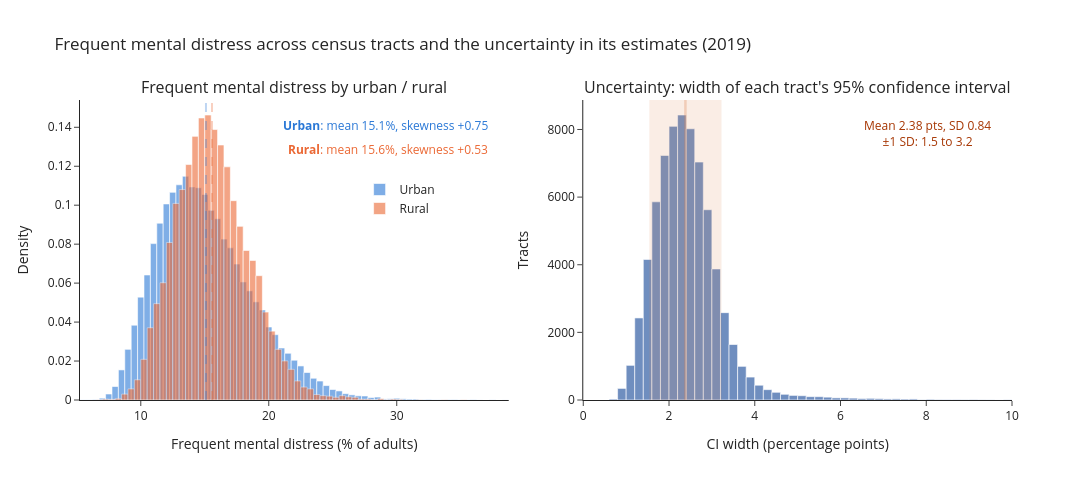

The notebook cell saved with this chart:
### Markdown cell above
The sample is 70,333 tracts in 49 states plus DC (New Jersey has no mental distress data in this release).
Three-quarters are urban (53,191; 76%) and one-quarter rural (17,142; 24%). Urban tracts dominate any pooled ("all tracts") result,
so urban and rural are also examined separately throughout.

### Code cell
import numpy as np
from plotly.subplots import make_subplots

colors = {"Urban": "#2a78d6", "Rural": "#eb6834"}
fig = make_subplots(rows=1, cols=2, horizontal_spacing=0.08,
                    subplot_titles=["Frequent mental distress by urban / rural",
                                    "Uncertainty: width of each tract's 95% confidence interval"])

# Left: distribution of mental distress, urban vs rural, with mean line and stats per group
for i, (area, color) in enumerate(colors.items()):
    values = tracts.loc[tracts["Area"] == area, "Data_Value"]
    mean, skew = values.mean(), values.skew()
    fig.add_histogram(x=values, name=area, marker_color=color, opacity=0.6, nbinsx=100,
                      histnorm="probability density", row=1, col=1)
    fig.add_vline(x=mean, line_color=color, line_dash="dash", line_width=2, row=1, col=1)   # mean line
    fig.add_annotation(x=0.44, y=0.95 - 0.08 * i, xref="paper", yref="paper", xanchor="right", showarrow=False,
                       text=f"<b>{area}</b>: mean {mean:.1f}%, skewness {skew:+.2f}", font=dict(color=color, size=12))

# Right: distribution of confidence interval widths, with mean line and +/- 1 SD band
ci_width = tracts["High_Confidence_Limit"] - tracts["Low_Confidence_Limit"]
mean, sd = ci_width.mean(), ci_width.std()
fig.add_histogram(x=ci_width, marker_color="#4C72B0", opacity=0.8, xbins=dict(start=0, end=10, size=0.2),
                  showlegend=False, row=1, col=2)
fig.add_vrect(x0=mean - sd, x1=mean + sd, fillcolor="#DD8452", opacity=0.15, line_width=0, row=1, col=2)  # +/- 1 SD
fig.add_vline(x=mean, line_color="#DD8452", line_width=2.5, row=1, col=2)                                 # mean
fig.add_annotation(x=0.98, y=0.95, xref="paper", yref="paper", xanchor="right", showarrow=False,
                   text=f"Mean {mean:.2f} pts, SD {sd:.2f}<br>±1 SD: {mean - sd:.1f} to {mean + sd:.1f}",
                   font=dict(color="#a63603", size=12))

fig.update_layout(barmode="overlay", template="simple_white", width=1300, height=480,
                  title="Frequent mental distress across census tracts and the uncertainty in its estimates (2019)",
                  legend=dict(x=0.3, y=0.75))
fig.update_xaxes(title_text="Frequent mental distress (% of adults)", row=1, col=1)
fig.update_xaxes(title_text="CI width (percentage points)", range=[0, 10], row=1, col=2)
fig.update_yaxes(title_text="Density", row=1, col=1)
fig.update_yaxes(title_text="Tracts", row=1, col=2)
fig.show()

### Figure 1 — Plotly figure (JSON) as saved in the notebook; plotly's stock layout.template omitted (floating-point values rounded to 4 significant figures; data arrays with more than 128 entries replaced by an {"elided": "..."} marker saying what was removed)
{"data": [{"histnorm": "probability density", "marker": {"color": "#2a78d6"}, "name": "Urban", "nbinsx": 100, "opacity": 0.6, "type": "histogram", "x": {"elided": "53191 float values"}, "xaxis": "x", "yaxis": "y"}, {"histnorm": "probability density", "marker": {"color": "#eb6834"}, "name": "Rural", "nbinsx": 100, "opacity": 0.6, "type": "histogram", "x": {"elided": "17142 float values"}, "xaxis": "x", "yaxis": "y"}, {"marker": {"color": "#4C72B0"}, "opacity": 0.8, "showlegend": false, "type": "histogram", "x": {"elided": "70333 float values"}, "xaxis": "x2", "xbins": {"end": 10, "size": 0.2, "start": 0}, "yaxis": "y2"}], "layout": {"annotations": [{"font": {"size": 16}, "showarrow": false, "text": "Frequent mental distress by urban / rural", "x": 0.23, "xanchor": "center", "xref": "paper", "y": 1, "yanchor": "bottom", "yref": "paper"}, {"font": {"size": 16}, "showarrow": false, "text": "Uncertainty: width of each tract's 95% confidence interval", "x": 0.77, "xanchor": "center", "xref": "paper", "y": 1, "yanchor": "bottom", "yref": "paper"}, {"font": {"color": "#2a78d6", "size": 12}, "showarrow": false, "text": "<b>Urban</b>: mean 15.1%, skewness +0.75", "x": 0.44, "xanchor": "right", "xref": "paper", "y": 0.95, "yref": "paper"}, {"font": {"color": "#eb6834", "size": 12}, "showarrow": false, "text": "<b>Rural</b>: mean 15.6%, skewness +0.53", "x": 0.44, "xanchor": "right", "xref": "paper", "y": 0.87, "yref": "paper"}, {"font": {"color": "#a63603", "size": 12}, "showarrow": false, "text": "Mean 2.38 pts, SD 0.84<br>±1 SD: 1.5 to 3.2", "x": 0.98, "xanchor": "right", "xref": "paper", "y": 0.95, "yref": "paper"}], "barmode": "overlay", "height": 480, "legend": {"x": 0.3, "y": 0.75}, "shapes": [{"line": {"color": "#2a78d6", "dash": "dash", "width": 2}, "type": "line", "x0": 15.09, "x1": 15.09, "xref": "x", "y0": 0, "y1": 1, "yref": "y domain"}, {"line": {"color": "#eb6834", "dash": "dash", "width": 2}, "type": "line", "x0": 15.56, "x1": 15.56, "xref": "x", "y0": 0, "y1": 1, "yref": "y domain"}, {"fillcolor": "#DD8452", "line": {"width": 0}, "opacity": 0.15, "type": "rect", "x0": 1.541, "x1": 3.224, "xref": "x2", "y0": 0, "y1": 1, "yref": "y2 domain"}, {"line": {"color": "#DD8452", "width": 2.5}, "type": "line", "x0": 2.382, "x1": 2.382, "xref": "x2", "y0": 0, "y1": 1, "yref": "y2 domain"}], "title": {"text": "Frequent mental distress across census tracts and the uncertainty in its estimates (2019)"}, "width": 1300, "xaxis": {"anchor": "y", "domain": [0, 0.46], "title": {"text": "Frequent mental distress (% of adults)"}}, "xaxis2": {"anchor": "y2", "domain": [0.54, 1], "range": [0, 10], "title": {"text": "CI width (percentage points)"}}, "yaxis": {"anchor": "x", "domain": [0, 1], "title": {"text": "Density"}}, "yaxis2": {"anchor": "x2", "domain": [0, 1], "title": {"text": "Tracts"}}}}
